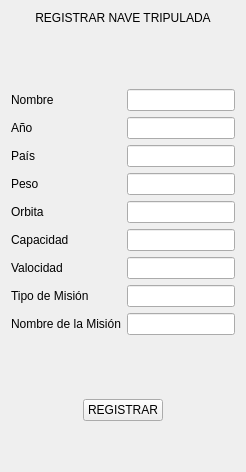
             <widget class="QWidget" name="pg_crear_tripulada">
              <layout class="QVBoxLayout" name="verticalLayout_3">
               <item>
                <widget class="QLabel" name="lbl_nave_tripulada">
                 <property name="text">
                  <string>REGISTRAR NAVE TRIPULADA</string>
                 </property>
                 <property name="alignment">
                  <set>Qt::AlignCenter</set>
                 </property>
                </widget>
               </item>
               <item>
                <spacer name="verticalSpacer">
                 <property name="orientation">
                  <enum>Qt::Vertical</enum>
                 </property>
                 <property name="sizeHint" stdset="0">
                  <size>
                   <width>20</width>
                   <height>58</height>
                  </size>
                 </property>
                </spacer>
               </item>
               <item>
                <layout class="QFormLayout" name="formLayout">
                 <item row="0" column="0">
                  <widget class="QLabel" name="lbl_nombre_tripulada">
                   <property name="text">
                    <string>Nombre</string>
                   </property>
                  </widget>
                 </item>
                 <item row="2" column="0">
                  <widget class="QLabel" name="lbl_pais_tripulada">
                   <property name="text">
                    <string>País</string>
                   </property>
                  </widget>
                 </item>
                 <item row="3" column="0">
                  <widget class="QLabel" name="lbl_peso_tripulada">
                   <property name="text">
                    <string>Peso</string>
                   </property>
                  </widget>
                 </item>
                 <item row="4" column="0">
                  <widget class="QLabel" name="lbl_orbita_tripulada">
                   <property name="text">
                    <string>Orbita</string>
                   </property>
                  </widget>
                 </item>
                 <item row="5" column="0">
                  <widget class="QLabel" name="lbl_capacidad_tripulada">
                   <property name="text">
                    <string>Capacidad</string>
                   </property>
                  </widget>
                 </item>
                 <item row="6" column="0">
                  <widget class="QLabel" name="lbl_velocidad_tripulada">
                   <property name="text">
                    <string>Valocidad</string>
                   </property>
                  </widget>
                 </item>
                 <item row="7" column="0">
                  <widget class="QLabel" name="lbl_tipo_mision_tripulada">
                   <property name="text">
                    <string>Tipo de Misión</string>
                   </property>
                  </widget>
                 </item>
                 <item row="8" column="0">
                  <widget class="QLabel" name="lbl_nombre_mision_tripulada">
                   <property name="text">
                    <string>Nombre de la Misión</string>
                   </property>
                  </widget>
                 </item>
                 <item row="0" column="1">
                  <widget class="QLineEdit" name="ql_nombre_tripulada"/>
                 </item>
                 <item row="2" column="1">
                  <widget class="QLineEdit" name="ql_pais_tripulada"/>
                 </item>
                 <item row="3" column="1">
                  <widget class="QLineEdit" name="ql_peso_tripulada"/>
                 </item>
                 <item row="4" column="1">
                  <widget class="QLineEdit" name="ql_orbita_tripulada"/>
                 </item>
                 <item row="5" column="1">
                  <widget class="QLineEdit" name="ql_capacidad_tripulada"/>
                 </item>
                 <item row="6" column="1">
                  <widget class="QLineEdit" name="ql_velocidad_tripulada"/>
                 </item>
                 <item row="7" column="1">
                  <widget class="QLineEdit" name="ql_tipo_mision_tripulada"/>
                 </item>
                 <item row="8" column="1">
                  <widget class="QLineEdit" name="ql_nombre_mision_tripulada"/>
                 </item>
                 <item row="1" column="0">
                  <widget class="QLabel" name="lbl_anio_tripulada">
                   <property name="text">
                    <string>Año</string>
                   </property>
                  </widget>
                 </item>
                 <item row="1" column="1">
                  <widget class="QLineEdit" name="ql_anio_tripulada"/>
                 </item>
                </layout>
               </item>
               <item>
                <spacer name="verticalSpacer_2">
                 <property name="orientation">
                  <enum>Qt::Vertical</enum>
                 </property>
                 <property name="sizeHint" stdset="0">
                  <size>
                   <width>20</width>
                   <height>58</height>
                  </size>
                 </property>
                </spacer>
               </item>
               <item>
                <layout class="QHBoxLayout" name="horizontalLayout_5">
                 <item>
                  <spacer name="horizontalSpacer_4">
                   <property name="orientation">
                    <enum>Qt::Horizontal</enum>
                   </property>
                   <property name="sizeHint" stdset="0">
                    <size>
                     <width>40</width>
                     <height>20</height>
                    </size>
                   </property>
                  </spacer>
                 </item>
                 <item>
                  <widget class="QPushButton" name="btn_registrar_tripulada">
                   <property name="text">
                    <string>REGISTRAR</string>
                   </property>
                  </widget>
                 </item>
                 <item>
                  <spacer name="horizontalSpacer_6">
                   <property name="orientation">
                    <enum>Qt::Horizontal</enum>
                   </property>
                   <property name="sizeHint" stdset="0">
                    <size>
                     <width>40</width>
                     <height>20</height>
                    </size>
                   </property>
                  </spacer>
                 </item>
                </layout>
               </item>
               <item>
                <spacer name="verticalSpacer_5">
                 <property name="orientation">
                  <enum>Qt::Vertical</enum>
                 </property>
                 <property name="sizeHint" stdset="0">
                  <size>
                   <width>20</width>
                   <height>40</height>
                  </size>
                 </property>
                </spacer>
               </item>
              </layout>
             </widget>
